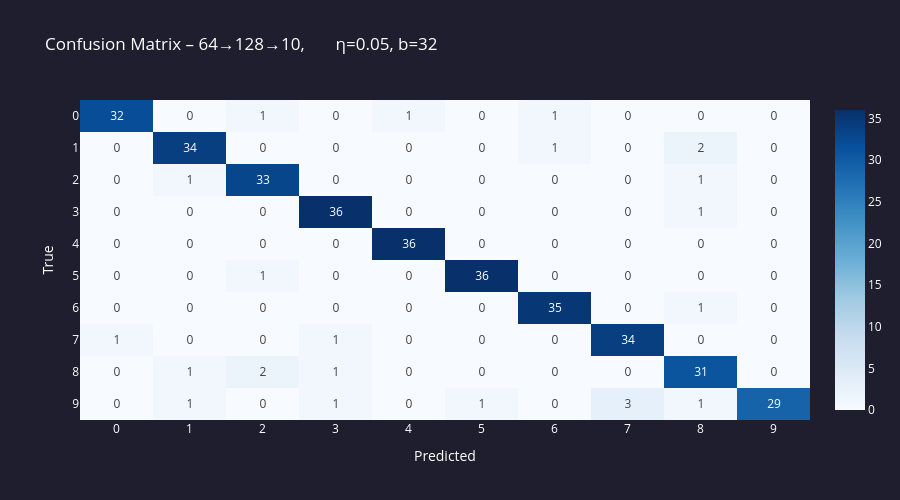

The notebook cell saved with this chart:
### Markdown cell above
---
## 4. Najlepsza konfiguracja – macierz pomyłek

### Code cell
# Pick the best experiment by test accuracy
best = max(results, key=lambda e: e['test_acc'])
print(f"Best config : {best['name']}")
print(f"Test accuracy: {best['test_acc']:.4f}")

# Confusion matrix
best_trainer = best['trainer']
y_pred_proba = best_trainer._forward(X_test)
y_pred       = np.argmax(y_pred_proba, axis=1)

n_classes = 10
cm = np.zeros((n_classes, n_classes), dtype=int)
for true, pred in zip(y_test, y_pred):
    cm[true][pred] += 1

fig_cm = go.Figure(go.Heatmap(
    z=cm,
    x=[str(i) for i in range(n_classes)],
    y=[str(i) for i in range(n_classes)],
    colorscale='Blues',
    text=cm, texttemplate='%{text}',
    hovertemplate='True: %{y}<br>Pred: %{x}<br>Count: %{z}<extra></extra>',
))
fig_cm.update_layout(
    title=f'Confusion Matrix – {best["name"]}',
    xaxis_title='Predicted', yaxis_title='True',
    plot_bgcolor='#1e1e2e', paper_bgcolor='#1e1e2e',
    font=dict(color='white'), height=500,
    yaxis=dict(autorange='reversed'),
)
fig_cm.show()

### Figure 1 — Plotly figure (JSON) as saved in the notebook; plotly's stock layout.template omitted (floating-point values rounded to 4 significant figures)
{"data": [{"colorscale": [[0, "rgb(247,251,255)"], [0.125, "rgb(222,235,247)"], [0.25, "rgb(198,219,239)"], [0.375, "rgb(158,202,225)"], [0.5, "rgb(107,174,214)"], [0.625, "rgb(66,146,198)"], [0.75, "rgb(33,113,181)"], [0.875, "rgb(8,81,156)"], [1, "rgb(8,48,107)"]], "hovertemplate": "True: %{y}<br>Pred: %{x}<br>Count: %{z}<extra></extra>", "text": [[32, 0, 1, 0, 1, 0, 1, 0, 0, 0], [0, 34, 0, 0, 0, 0, 1, 0, 2, 0], [0, 1, 33, 0, 0, 0, 0, 0, 1, 0], [0, 0, 0, 36, 0, 0, 0, 0, 1, 0], [0, 0, 0, 0, 36, 0, 0, 0, 0, 0], [0, 0, 1, 0, 0, 36, 0, 0, 0, 0], [0, 0, 0, 0, 0, 0, 35, 0, 1, 0], [1, 0, 0, 1, 0, 0, 0, 34, 0, 0], [0, 1, 2, 1, 0, 0, 0, 0, 31, 0], [0, 1, 0, 1, 0, 1, 0, 3, 1, 29]], "texttemplate": "%{text}", "type": "heatmap", "x": ["0", "1", "2", "3", "4", "5", "6", "7", "8", "9"], "y": ["0", "1", "2", "3", "4", "5", "6", "7", "8", "9"], "z": [[32, 0, 1, 0, 1, 0, 1, 0, 0, 0], [0, 34, 0, 0, 0, 0, 1, 0, 2, 0], [0, 1, 33, 0, 0, 0, 0, 0, 1, 0], [0, 0, 0, 36, 0, 0, 0, 0, 1, 0], [0, 0, 0, 0, 36, 0, 0, 0, 0, 0], [0, 0, 1, 0, 0, 36, 0, 0, 0, 0], [0, 0, 0, 0, 0, 0, 35, 0, 1, 0], [1, 0, 0, 1, 0, 0, 0, 34, 0, 0], [0, 1, 2, 1, 0, 0, 0, 0, 31, 0], [0, 1, 0, 1, 0, 1, 0, 3, 1, 29]]}], "layout": {"font": {"color": "white"}, "height": 500, "paper_bgcolor": "#1e1e2e", "plot_bgcolor": "#1e1e2e", "title": {"text": "Confusion Matrix – 64→128→10,       η=0.05, b=32"}, "xaxis": {"title": {"text": "Predicted"}}, "yaxis": {"autorange": "reversed", "title": {"text": "True"}}}}
